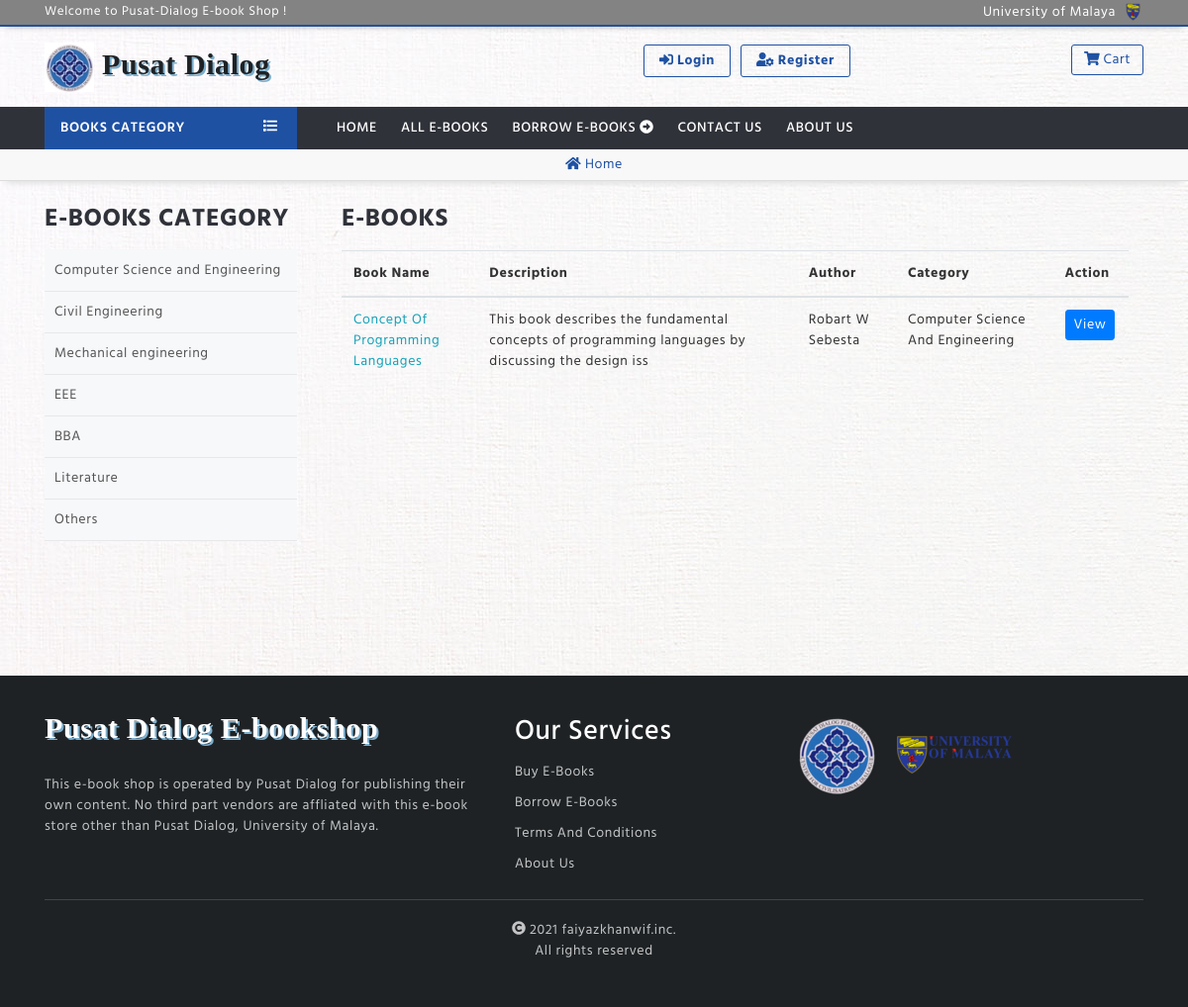
The page /index.php/users/all_ebooks on the database its author committed.
### tables this page shows
CREATE TABLE `category` (
  `id` int(11) NOT NULL,
  `category` varchar(100) NOT NULL,
  `description` text NOT NULL,
  `tag` varchar(100) NOT NULL
);

CREATE TABLE `ebooks` (
  `id` int(11) NOT NULL,
  `ebook_name` varchar(200) NOT NULL,
  `description` text NOT NULL,
  `author` varchar(200) NOT NULL,
  `book_file` varchar(500) NOT NULL,
  `book_image` varchar(500) NOT NULL,
  `categoryId` int(11) NOT NULL,
  `dateTime` timestamp NOT NULL DEFAULT current_timestamp()
);

### application/controllers/users.php (called while the page is built, shortened)
<?php
class Users extends CI_Controller {
	public function __construct()
	{
		$this->load->library('cart');
		$this->load->library('stripe_lib');
	}
	public function all_ebooks()
	{
		$this->load->model('admin_model');
		$view['category'] = $this->admin_model->get_category();
		$this->load->model('user_model');
		$view['ebooks'] = $this->user_model->get_ebooks();
		$view['user_view'] = "users/all_ebooks";
		$this->load->view('layouts/user_layout', $view);
	}
}

### index.php (called while the page is built, shortened)
<?php
require_once BASEPATH.'core/CodeIgniter.php';

### application/models/admin_model.php (called while the page is built, shortened)
<?php
class admin_model extends CI_Model
{
	public function get_category()
	{
		$query = $this->db->get('category');
		return $query->result();
	}
}

### application/models/user_model.php (called while the page is built, shortened)
<?php
class user_model extends CI_Model
{
	public function get_ebooks()
	{
		$this->db->select('*');
		$this->db->from('category');
		$this->db->join('ebooks', 'ebooks.categoryId = category.id');
		$this->db->order_by('ebooks.id', 'DESC');
		$query = $this->db->get();
		return $query->result();
	}
}
?>

### application/views/users/all_ebooks.php (the view, shortened to what this page needs)
<br>
<div class="row">
  <div class="col-lg-3">
    <div id="table-header">e-books category</div>
    <div class="ebooks-menu">
      <ul>
        <?php foreach($category as $ctg): ?>
        <?php print '<li><a href="'.base_url('users/all-ebooks').'/?ctg='.$ctg->tag.'">'.$ctg->category.'</a></li>';?>
        <?php endforeach; ?>
      </ul>
    </div>
  </div>
  <div class="col-lg-9">
    <div class="container-fluid">
      <div id="table-header">E-Books
      </div>
      <table class="table">
      <thead class="">
        <tr>
          <th scope="col">Book Name</th>
          <th scope="col">Description</th>
          <th scope="col">Author</th>
          <th scope="col">Category</th>
          <th scope="col">Action</th>
        </tr>
      </thead>
      <tbody>
        <?php foreach($ebooks as $ebook): ?>
        <tr>
          <?php print '<td><a href = "'.base_url().'users/ebook-view/'.$ebook->id.'" title="More Description" class= "text-info">'.strip_tags(ucwords($ebook->ebook_name)).'</a></td>'; ?>
          <?php print '<td><p>'.substr(strip_tags($ebook->description), 0, 100).'<p></td>'; ?>
          <?php print '<td>'.strip_tags($ebook->author).'</td>'; ?>
          <?php print '<td>'.ucwords(strip_tags($ebook->category)).'</td>'; ?>
          <?php print '<td>';
            print '<a href= "'.base_url().'users/ebook-view/'.$ebook->id.'" title= "View details" class="btn btn-primary btn-sm">View</a>&nbsp';
            print '</td>';
          ?>
        </tr>
      <?php endforeach; ?>
      </tbody>
    </table>
    </div>
  </div>
</div>
<br>

### application/views/layouts/user_layout.php (shortened to what this page needs)
<!DOCTYPE html>
<html lang="en">
<head>
    <link rel="stylesheet" type="text/css" href="<?= base_url('tool/css/bootstrap.min.css'); ?>">
    <link rel="stylesheet" type="text/css" href="<?= base_url('tool/css/all.css'); ?>">
    <link rel="stylesheet" type="text/css" href="<?= base_url('tool/css/owl.carousel.min.css'); ?>">
    <link rel="stylesheet" type="text/css" href="<?= base_url('tool/css/style.css'); ?>">
</head>
<body>
    <div class="header-area">
        <div class="hearder-top animate__animated animate__fadeInDown">
            <div class="container">
                <div class="row">
                    <div class="col-md-6">
                        <div class="welcome-tx">Welcome to Pusat-Dialog E-book Shop !</div>
                    </div>
                    <div class="col-md-6">
                        <div class="social-icon">
                            <a style="color: white;" href="https://um.edu.my/" title="Universiti Malaya">University of Malaya</i></a>
                            <a class="umlogo" href="https://um.edu.my/" title="Universiti Malaya"><img src="<?= base_url('tool/img/umsmall.png'); ?>"></i></a>
                        </div>
                    </div>
                </div>
            </div>
        </div>
        <div class="header-mid">
            <div class="container">
                <div class="row">
                    <div class="col-md-5">
                        <div class="logo">
                            <div class="lname"><a href="<?= base_url() ?>home"><span><img src="<?= base_url('tool/img/pdialogsmall.jpg')?>"> Pusat Dialog</span> </a></div>
                        </div>
                    </div>
                    <div class="col-md-7">
                        <div class="row">
                            <div class="col-md-9 text-center">
                                <?php if($this->session->userdata('logged_in') == FALSE): ?>
                                    <a href="<?= base_url()?>users/login" class="btn-login"><i class="fas fa-sign-in-alt"></i> Login</a>
                                    <a href="<?= base_url()?>users/registration" class="btn-login"><i class="fas fa-user-cog"></i> Register</a>
                                <?php endif; ?>
                            </div>
                            <div class="col-md-3">
                                <div class="ic-cart"><a href="<?= base_url()?>cart"><i class="fas fa-shopping-cart"></i> Cart</a></div>
                            </div>
                        </div>
                    </div>
                </div>
            </div>
        </div>
        <div>
            <?php $this->load->view('temp/menu'); ?>
        </div>
    </div>
    <div class="single-header-u">
        <div class="container">
            <span><a href="<?= base_url()?>home"><i class="fas fa-home"></i> Home</a></span>
        </div>
    </div>
    <div class="container">
        <div class="row">
            <div class="col-lg-12 col-md-12 col-sm-12" style="min-height: 500px">
                <?php $this->load->view($user_view); ?>
            </div>
        </div>
    </div>
    <div>
        <?php $this->load->view('temp/footer'); ?>

### application/views/temp/menu.php (shortened to what this page needs)
<div class="menu-area">
    <div class="container">
        <div class="main-menu">
            <div class="row">
                <div class="col-lg-3 col-md-4">
                    <div class="dropdown show onclick-ctg">
                      <a class="ctg-btn" href="#" role="button" data-toggle="dropdown" aria-haspopup="true">
                        Books Category <span id="m-list"><i class="fas fa-list"></i></span>
                      </a>
                    </div>
                </div>
                <div class="col-lg-9 col-md-8">
                    <div class="menu">
                        <ul id="nav">
                            <li><a href="<?= base_url()?>home">Home</a></li>
                            <li><a href="<?= base_url()?>users/all-books">All E-Books</a></li>
                           <li><a href="<?= base_url()?>users/all-ebooks">Borrow E-books <i class="fas fa-arrow-alt-circle-right"></i></a></li>
                            <li><a href = "#" data-toggle="modal" data-target="#exampleModal">Contact Us</a></li>
                            <li><a href = "#" data-toggle="modal" data-target="#aboutModal">About Us</a></li>
                        </ul>
                    </div>
                </div>
            </div>
        </div>
    </div>
</div>

### application/views/temp/footer.php (shortened to what this page needs)
<div class="footer-area-home">
        <div class="container">
            <div class="row">
                <div class="col-md-5">
                    <div class="widget">
                        <div class="brand-name">
                            <div class="lname"><a href=""><span>Pusat Dialog E-bookshop</span></a></div>
                            <p>This e-book shop is operated by Pusat Dialog for publishing their own content. No third part vendors are affliated with this e-book store other than Pusat Dialog, University of Malaya.</p>
                        </div>
                    </div>
                </div>
                <div class="col-md-3">
                    <div class="widget">
                        <h3>Our Services</h3>
                        <ul>
                            <li><a href="<?= base_url('users/all_books')?>">Buy E-Books</a></li>
                            <li><a href="<?= base_url('users/all_ebooks')?>">Borrow E-books</a></li>
                            <li><a href="<?= base_url('users/terms')?>">Terms and conditions</a></li>
                            <li><a href="#" data-toggle="modal" data-target="#aboutModal">About Us</a></li>
                        </ul>
                    </div>
                </div>
                <div class="col-md-4">
                    <div class="widget">
                        <div id="">
                            <span><a href="https://um.edu.my"><img src="<?= base_url('tool/img/pdialogsmall.png'); ?>"></a></span>
                            <span><a href="https://um.edu.my"><img src="<?= base_url('tool/img/umbig.png'); ?>"></a></span>
                        </div>
                    </div>
                </div>
            </div>
            <div class="copy-right">
                <p><i class="fas fa-copyright"></i> 2021 faiyazkhanwif.inc. <br>All rights reserved</p>
            </div>
        </div>
    </div>
</body>
</html>

### tool/css/all.css (style rules this page uses)
.fa-arrow-alt-circle-right:before { content: "\f35a"; }
.fa-copyright:before { content: "\f1f9"; }
.fa-home:before { content: "\f015"; }
.fa-list:before { content: "\f03a"; }
.fa-shopping-cart:before { content: "\f07a"; }
.fa-sign-in-alt:before { content: "\f2f6"; }
.fa-user-cog:before { content: "\f4fe"; }

### tool/css/style.css (style rules this page uses)
* { margin: 0; padding: 0; }
body { font-family: myfont; font-size: 14px; font-weight: 400; letter-spacing: .6px; color: #333; background-image: url(../img/background.jpg) ; }
p, a, b, span { word-break: break-word; }
h1, h2, h3, h4, h5, h6 { color: #333; word-break: break-word; }
.header-area { z-index: 10; }
.hearder-top { background-color: #838383; color: white; padding: 2px 0; border-bottom: 2px solid #22519D; box-shadow: 0px 6px 6px -6px rgb(0, 0, 0, 0.3); }
.social-icon { text-align: right; }
.social-icon a { color: #1E2225; margin: 0 3px; }
.lname a { font-family: Trebuchet MS ; color: black; text-shadow: 2px 2px #7DAECC; background-color: transparent; font-size: 30px; font-weight: 700; transition: .4s; }
.lname span { color: #1E2225; }
.lname span img { width: 50px; }
.welcome-tx { font-size: 13px; }
.btn-login { margin: 3px 3px; display: inline-block; padding: 5px 15px; color: #1F51A3; border-radius: 3px; font-weight: 700; border: 1px solid #1F51A3; transition: .4s; }
.ic-cart a { color: #1F51A3; margin-top: 3px; display: inline-block; font-size: 14px; padding: 4px 12px; border: 1px solid #1F51A3; border-radius: 3px; transition: .4s; position: relative; }
.ic-cart { text-align: right; }
.menu-area { background: #30323A; }
.menu ul { padding: 0; margin: 0; list-style: none; }
.menu ul li { display: inline-block; }
.menu ul li a { color: #FFFFFF; display: block; padding: 3px 10px; text-align: left; transition: .4s; border-radius: 3px; text-transform: uppercase; font-weight: 500; }
.menu { padding: 8px 0; position: relative; }
.header-mid { padding: 15px 0; }
.ctg-btn { display: block; padding: 11px 16px; color: #fff; font-weight: 600; background-color: #1F51A3; text-transform: uppercase; position: relative; }
#m-list { position: absolute; top: 10px; right: 20px; }
.onclick-ctg { margin: 0; padding: 0; }
.footer-area-home { background-color: #1E2225; color: #dddd; padding: 30px 0; }
.brand-name .lname span { color: #fff; }
.widget h3 { color: #fff; margin-top: 10px; }
.widget ul { padding: 0; margin: 0; }
.widget ul li { list-style: none; }
.widget ul li a { color: #dddd; display: inline-block; padding: 5px 0; text-transform: capitalize; transition: .4s; }
.brand-name p { margin-top: 25px; }
.copy-right { margin-top: 20px; border-top: 1px solid #444; text-align: center; color: #dddd; }
.copy-right p { padding-top: 20px; }
.single-header-a, .single-header-u { box-shadow: 0px 8px 6px -6px #ddd; padding: 5px 0; text-align: center; }
.single-header-u { background: #F8F8F8; border-bottom: 1px solid #ddd; }
.single-header-a span a, .single-header-u span a { color: #1F51A3; }
#form-header, #table-header { border-bottom: 1px solid #F6F7F8; font-size: 25px; padding-bottom: 10px; text-transform: uppercase; font-weight: 700; color: #30323A; }
.ebooks-menu { background: #F7F8FA; }
.ebooks-menu ul { padding: 0; margin: 0; }
.ebooks-menu ul li { list-style: none; }
.ebooks-menu ul li a { display: block; width: 100%; padding: 10px 10px; color: #555; border-bottom: 1px solid #E7E8EA; transition: .4s; }

### rows shown on the page
category: category "Computer Science and Engineering"
category: category "Civil Engineering"
category: category "Mechanical engineering"
category: category "EEE"
category: category "BBA"
category: category "Literature"
category: category "Others"
ebooks: ebook_name "Concept Of Programming Languages", description "This book describes the fundamental concepts of programming languages by discussing the design iss", author "Robart W Sebesta", categoryId.category "Computer Science And Engineering"
